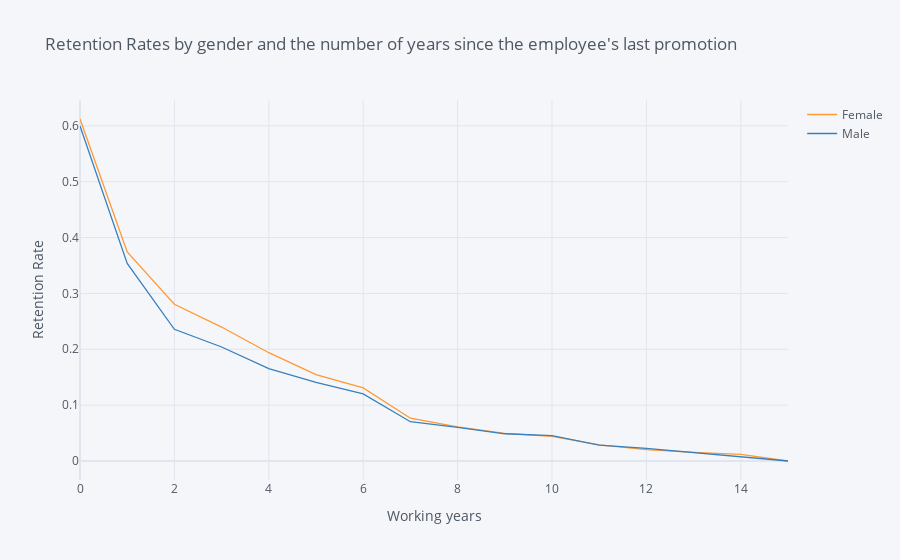

Source (notebook cell):
### Markdown cell above
## 3. Let's look at retention rate by gender from a third perspective - the number of years since the employee's last promotion. Generate and plot a survival curve showing this.

### Code cell
rates = survival(data, 'Gender','YearsSinceLastPromotion','DailyRate')
rates.iplot(kind='line', xTitle='Years since last promotion', yTitle='Retention Rate',
            title="Retention Rates by gender and the number of years since the employee's last promotion")

### Figure 1 — Plotly figure (JSON) as saved in the notebook; plotly's stock layout.template omitted (floating-point values rounded to 4 significant figures)
{"data": [{"line": {"color": "rgba(255, 153, 51, 1.0)", "dash": "solid", "shape": "linear", "width": 1.3}, "mode": "lines", "name": "Female", "text": "", "type": "scatter", "x": [0, 1, 2, 3, 4, 5, 6, 7, 8, 9, 10, 11, 12, 13, 14, 15], "y": [0.6122, 0.3741, 0.2806, 0.2398, 0.1939, 0.1548, 0.131, 0.07653, 0.06122, 0.04932, 0.04422, 0.02891, 0.02041, 0.01531, 0.0119, 0]}, {"line": {"color": "rgba(55, 128, 191, 1.0)", "dash": "solid", "shape": "linear", "width": 1.3}, "mode": "lines", "name": "Male", "text": "", "type": "scatter", "x": [0, 1, 2, 3, 4, 5, 6, 7, 8, 9, 10, 11, 12, 13, 14, 15], "y": [0.5998, 0.3537, 0.2358, 0.2041, 0.1655, 0.1406, 0.1202, 0.07029, 0.06009, 0.04875, 0.04535, 0.02834, 0.02268, 0.01474, 0.006803, 0]}], "layout": {"legend": {"bgcolor": "#F5F6F9", "font": {"color": "#4D5663"}}, "paper_bgcolor": "#F5F6F9", "plot_bgcolor": "#F5F6F9", "title": {"font": {"color": "#4D5663"}, "text": "Retention Rates by gender and the number of years since the employee's last promotion"}, "xaxis": {"gridcolor": "#E1E5ED", "showgrid": true, "tickfont": {"color": "#4D5663"}, "title": {"font": {"color": "#4D5663"}, "text": "Working years"}, "zerolinecolor": "#E1E5ED"}, "yaxis": {"gridcolor": "#E1E5ED", "showgrid": true, "tickfont": {"color": "#4D5663"}, "title": {"font": {"color": "#4D5663"}, "text": "Retention Rate"}, "zerolinecolor": "#E1E5ED"}}}
